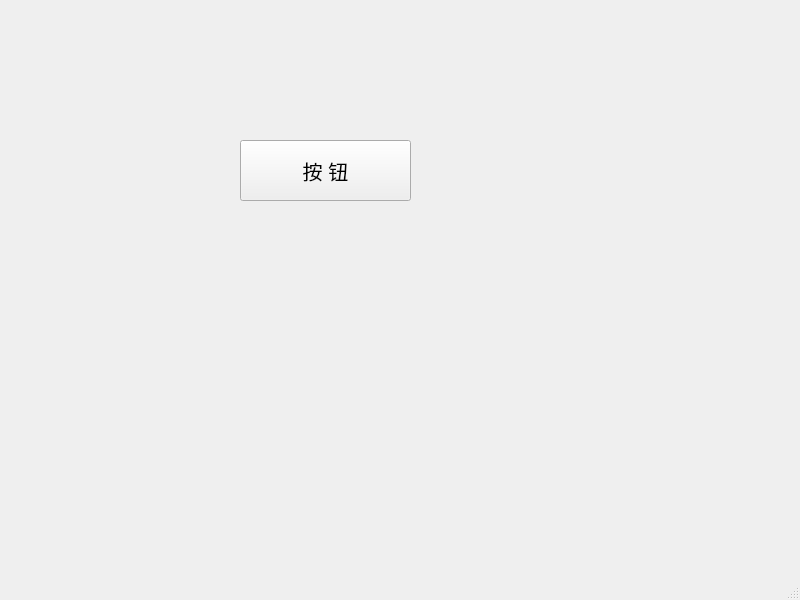
<?xml version="1.0" encoding="UTF-8"?>
<ui version="4.0">
 <class>MainWindow</class>
 <widget class="QMainWindow" name="MainWindow">
  <property name="geometry">
   <rect>
    <x>0</x>
    <y>0</y>
    <width>800</width>
    <height>600</height>
   </rect>
  </property>
  <property name="windowTitle">
   <string>鼠标事件示例</string>
  </property>
  <widget class="QWidget" name="centralwidget">
   <widget class="QPushButton" name="pushButton">
    <property name="geometry">
     <rect>
      <x>240</x>
      <y>140</y>
      <width>171</width>
      <height>61</height>
     </rect>
    </property>
    <property name="font">
     <font>
      <pointsize>15</pointsize>
     </font>
    </property>
    <property name="text">
     <string>按 钮</string>
    </property>
   </widget>
  </widget>
  <widget class="QMenuBar" name="menubar">
   <property name="geometry">
    <rect>
     <x>0</x>
     <y>0</y>
     <width>800</width>
     <height>26</height>
    </rect>
   </property>
  </widget>
  <widget class="QStatusBar" name="statusbar"/>
 </widget>
 <resources/>
 <connections/>
</ui>
